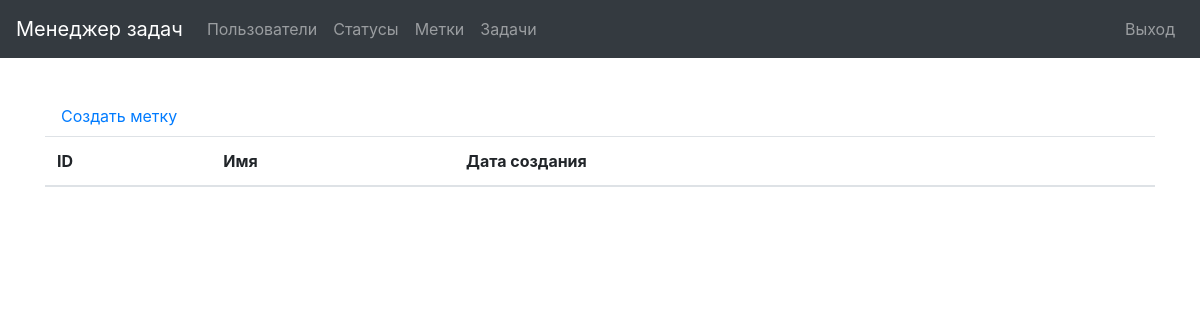
Page /labels/ (signed in) on the earlier database version.
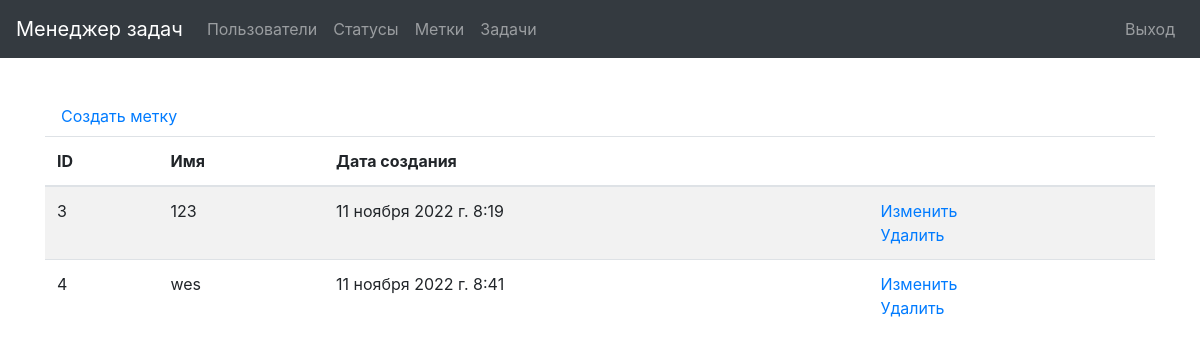
Same page on the later database version.
### task_manager/labels/models.py (models this page shows, shortened)
class Label(models.Model):
    name = models.CharField(max_length=150, unique=True)
    date_created = models.DateTimeField(auto_now_add=True)

### task_manager/labels/views.py (the view)
# urls.py: path('', views.LabelsPage.as_view()),
class LabelsPage(MyLoginRequired, View):
    def get(self, request):
        labels = Label.objects.all()
        template_name = 'labels/labels.html'
        return render(request, template_name, context={
            'labels': labels
        })

### task_manager/mixins.py (called while the page is built)
    def dispatch(self, request, *args, **kwargs):
        if not request.user.is_authenticated:
            messages.error(request, _("""Вы не авторизованы!
                                      Пожалуйста, выполните вход."""))
            return redirect('/login/')
        return super().dispatch(request, *args, **kwargs)

### task_manager/templates/labels/labels.html
{% extends 'base_auth.html' %}
{% load i18n %}
{% block content %}
<div class="table-responsive">
<h1>{% translate "Метки" %}</h1>
    <br>
    <a class="nav-link" href="/labels/create/">{% translate "Создать метку" %}</a>
    <table class="table table-striped">
      <thead>
        <tr>
            <th>{% translate "ID" %}</th>
            <th>{% translate "Имя" %}</th>
            <th>{% translate "Дата создания" %}</th>
            <th></th>
        </tr>
      </thead>
        <tbody>
            {% for label in labels %}
            <tr>
                <td>{{ label.id }}</td>
                <td>{{ label.name }}</td>
                <td>{{ label.date_created }}</td>
                <td>
                    <a href="{% url 'update_label' label.id %}">{% translate "Изменить" %}</a>
                    <br>
                    <a href="{% url 'delete_label' label.id %}">{% translate "Удалить" %}</a>
                </td>
            </tr>
            {% endfor %}
        </tbody>
    </table>
</div>
{% endblock %}

Differences in the rows shown:
added Label: id "3", name "123", date_created "11 ноября 2022 г. 8:19"
added Label: id "4", name "wes", date_created "11 ноября 2022 г. 8:41"
